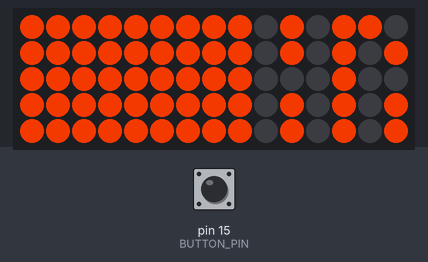
A sketch run on a simulated Arduino Uno, built with avr-gcc and run on an emulated ATmega328P. Shown: 15×5 RGB LED matrix (first LED top left, wired row by row). The inputs (shaded band) are chosen by the test bench; at power-on: pin 15 (BUTTON_PIN) HIGH. Dim RGB values are drawn brighter than linear.

Above: at 1.2 s.
1.3 s: pin 15 (BUTTON_PIN) pulled LOW for 0.15 s
At 1.48 s:
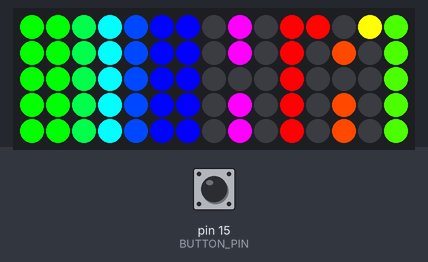
3.3 s: pin 15 (BUTTON_PIN) pulled LOW for 1 s
At 3.54 s:
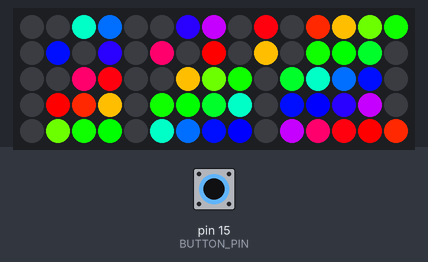
6.3 s: pin 15 (BUTTON_PIN) pulled LOW for 0.15 s
At 6.59 s:
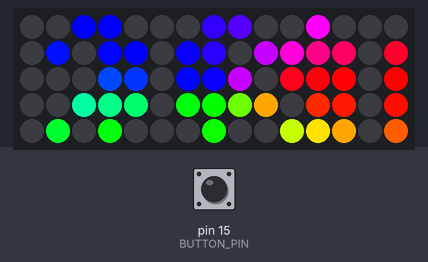
8.4 s: pin 15 (BUTTON_PIN) pulled LOW for 3.2 s
At 9.12 s:
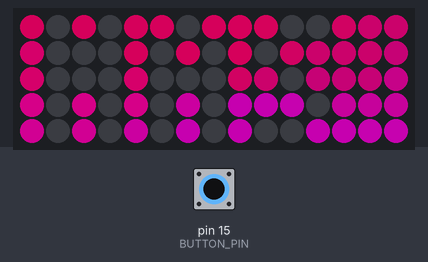
13.1 s: pin 15 (BUTTON_PIN) pulled LOW for 1 s
At 13.65 s:
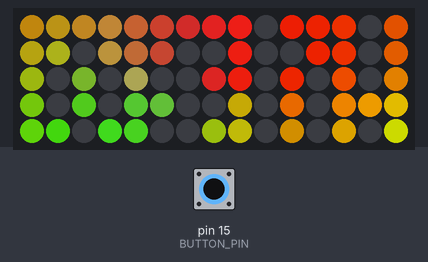
15.6 s: pin 15 (BUTTON_PIN) pulled LOW for 0.15 s
At 15.93 s:
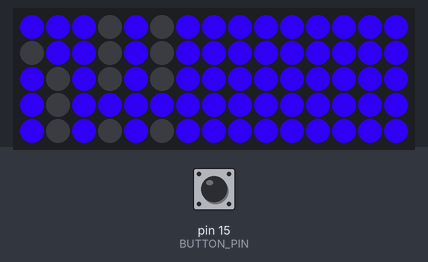

The sketch:

RGB_Matrix.ino
```cpp
#include <math.h>
#include <Adafruit_GFX.h>
#include <Adafruit_NeoMatrix.h>
#include <Adafruit_NeoPixel.h>
#include <Fonts/TomThumb.h>

#define LED_PIN 14
#define BUTTON_PIN 15
#define PI 3.1415926535897932384626433832795
#define BRIGHTNESS 255
#define TEXT_BRIGHTNESS 255

#define WIDTH 15
#define HEIGHT 5

Adafruit_NeoMatrix matrix = Adafruit_NeoMatrix(WIDTH, HEIGHT, LED_PIN,
  NEO_MATRIX_TOP     + NEO_MATRIX_LEFT +
  NEO_MATRIX_ROWS + NEO_MATRIX_ZIGZAG,
  NEO_GRB            + NEO_KHZ800);

int lastState = HIGH;
int currentState;
int mode = 0;

void setup() {
  pinMode(BUTTON_PIN, INPUT_PULLUP);
  matrix.setFont(&TomThumb);
  matrix.begin();
  matrix.setTextWrap(false);
  matrix.setBrightness(255);
  matrix.setTextColor(matrix.Color(0,0,0));
}

int x    = matrix.width();
bool textDisplay = true;
float time = 0;
float prevTime = 0;

void loop() {
  time = float(millis())/1000;

  // button input -----------------------------------------------------------------------------------
  currentState = digitalRead(BUTTON_PIN);

  if(lastState == HIGH && currentState == LOW) {
    mode++;
    mode = mode%6;
  }
  lastState = currentState;

  // graphics loop -----------------------------------------------------------------------------------
  for (int u = 0; u < matrix.width(); u++){
    for (int v = 0; v < matrix.height(); v++){
      float s = ((float)u)/matrix.width();
      float t = ((float)v)/matrix.height();
      float* col;

      switch (mode) {
        case 0:
          col = colourFade(time);  // fades between colours of the rainbow
          break;
        case 1:
          col = rainbow(s,t,time); // scrolls the rainbow
          break;
        case 2:
          col = diagonal_rainbow(s,t,time); // scrolls diagonally
          break;
        case 3:
          col = spinning_rainbow(s,t,time);  // spinning rainbow!!!
          break;
        case 4:
          col = weird_interpolation_of_the_three(s,t,time);
          break;
        default:
          col = weird_interpolation_of_the_three_v2(s,t,time);
          break;
      }

      col[0] = min(1,col[0]);col[1] = min(1,col[1]);col[2] = min(1,col[2]);
      matrix.drawPixel(u,v,matrix.Color(BRIGHTNESS*col[0],BRIGHTNESS*col[1],BRIGHTNESS*col[2]));
    }
  }


  // display some text  -------------------------------------------------------------------------------------------
  if (textDisplay) {
//    matrix.fill(0); // no background - comment out to use fun rainbows made ^^^
    matrix.setCursor(x, 5);
    matrix.print(("HAPPY CHRISTMAS Josh!!"));
    if (prevTime + 0.1 < time){
      if(--x < -80) {
        x = matrix.width();
        textDisplay = false; //if you want it to loop forever - comment out this line
      }
      prevTime = time;
    }
  }

  matrix.show();
}

// ------------------------------- Colour fade - fades between different colours of the rainbow ------------
float* colourFade(float time) {
  static float col[3];
  col[0] = 0.5*sin(time)+0.5;
  col[1] = 0.5*sin(time + 2*PI/3)+0.5;
  col[2] = 0.5*sin(time + 4*PI/3)+0.5;

  return col;
}

// -------------------------------- Scrolls the rainbow from right to left ----------------------------------
float* rainbow(float u, float v, float time) {
  static float rgb[3];
  return hsv2rgb(u+time,1.0,1.0,rgb);
}

// -------------------------------- Scrolls the rainbow diagonally ----------------------------------
float* diagonal_rainbow(float u, float v, float time) {
  static float rgb[3];
  return hsv2rgb(u+v+time,1.0,1.0,rgb);
}

// -------------------------------- Spins a wheel of colour, except it's a rectangle, so it's not really a wheel ----------------------------------
float* spinning_rainbow(float u, float v, float time) {
//  // Use polar coordinates instead of cartesian
  float centre_u = 0.5-u;
  float centre_v = 0.5-v;

  float angle = atan2(centre_v,centre_u) + time;

  static float rgb[3];
  return hsv2rgb(angle/(2*PI)+0.5,1.0,1.0,rgb);
}

// --------------------------------------- ALL OF THE ABOVE!!!!!!!!!!!!! ---------------------------------------------------------------------
float* weird_interpolation_of_the_three(float u, float v, float time){
  float a = sin(time/4); a*=(a>0);
  float b = sin(time/4 + 2*PI/3); b*=(b>0);
  float c = sin(time/4 + 4*PI/3); c*=(c>0);

  float* col1 = colourFade(time);  // fades between colours of the rainbow

  float* col2 = rainbow(u,v,time); // scrolls the rainbow

  float* col3 = spinning_rainbow(u,v,time);  // spinning rainbow!!!

  static float rtn[3];
  rtn[0] = a * col1[0] + b * col2[0] + c * col3[0];
  rtn[1] = a * col1[1] + b * col2[1] + c * col3[1];
  rtn[2] = a * col1[2] + b * col2[2] + c * col3[2];
  return rtn;

}
// --------------------------------------- ALL OF THE ABOVE V2!!!! ---------------------------------------------------------------------
float* weird_interpolation_of_the_three_v2(float u, float v, float time){
  float a = 1;
  float b = 0.5*sin(time/4)+0.5;
  float c = 0.5*sin(time/4 + PI)+0.5;

  float* col1 = colourFade(time);  // fades between colours of the rainbow

  float* col2 = rainbow(u,v,time); // scrolls the rainbow

  float* col3 = spinning_rainbow(u,v,time);  // spinning rainbow!!!

  static float rtn[3];
  rtn[0] = mix(col1[0],col2[0]*b+col3[0]*c,0.4);
  rtn[1] = mix(col1[1],col2[1]*b+col3[1]*c,0.4);
  rtn[2] = mix(col1[2],col2[2]*b+col3[2]*c,0.4);
  return rtn;

}

// -------------------- helper functions ------------------------------------------
float fract(float x) { return x - int(x); }

float mix(float a, float b, float t) { return a + (b - a) * t; }

float step(float e, float x) { return x < e ? 0.0 : 1.0; }

float* hsv2rgb(float h, float s, float b, float* rgb) {
  // h = hue, s = saturation, b = brightness
  rgb[0] = s * mix(1.0, constrain(abs(fract(h + 1.0) * 6.0 - 3.0) - 1.0, 0.0, 1.0), b);
  rgb[1] = s * mix(1.0, constrain(abs(fract(h + 0.6666666) * 6.0 - 3.0) - 1.0, 0.0, 1.0), b);
  rgb[2] = s * mix(1.0, constrain(abs(fract(h + 0.3333333) * 6.0 - 3.0) - 1.0, 0.0, 1.0), b);
  return rgb;
}

float* rgb2hsv(float r, float g, float b, float* hsv) {
  float s = step(b, g);
  float px = mix(b, g, s);
  float py = mix(g, b, s);
  float pz = mix(-1.0, 0.0, s);
  float pw = mix(0.6666666, -0.3333333, s);
  s = step(px, r);
  float qx = mix(px, r, s);
  float qz = mix(pw, pz, s);
  float qw = mix(r, px, s);
  float d = qx - min(qw, py);
  hsv[0] = abs(qz + (qw - py) / (6.0 * d + 1e-10));
  hsv[1] = d / (qx + 1e-10);
  hsv[2] = qx;
  return hsv;
}
```

Measured:
- after the input at 1.3 s, the LEDs: change after 0.12 s (image 1)
- after the input at 6.3 s, the LEDs: first differ from a run without the input after 0.22 s (image 3)
- after the input at 13.1 s, the LEDs: first differ from a run without the input after 0.43 s (image 5)
- after the input at 15.6 s, the LEDs: first differ from a run without the input after 0.27 s (image 6)
